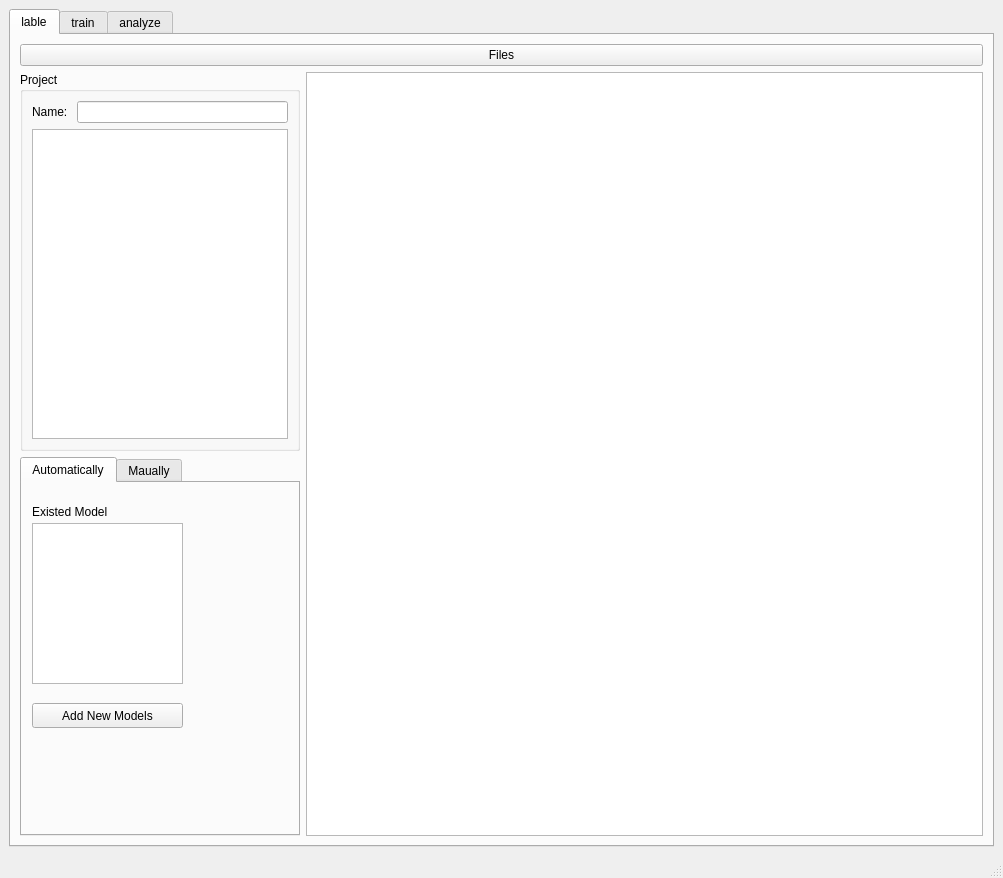
<?xml version="1.0" encoding="UTF-8"?>
<ui version="4.0">
 <class>modelMainWindow</class>
 <widget class="QMainWindow" name="modelMainWindow">
  <property name="geometry">
   <rect>
    <x>0</x>
    <y>0</y>
    <width>1003</width>
    <height>878</height>
   </rect>
  </property>
  <property name="sizePolicy">
   <sizepolicy hsizetype="Preferred" vsizetype="Preferred">
    <horstretch>0</horstretch>
    <verstretch>0</verstretch>
   </sizepolicy>
  </property>
  <property name="windowTitle">
   <string>Model</string>
  </property>
  <widget class="QWidget" name="centralwidget">
   <layout class="QHBoxLayout" name="horizontalLayout">
    <item>
     <widget class="QTabWidget" name="tabWidget">
      <property name="currentIndex">
       <number>0</number>
      </property>
      <widget class="QWidget" name="tab">
       <attribute name="title">
        <string>lable</string>
       </attribute>
       <layout class="QHBoxLayout" name="horizontalLayout_2">
        <item>
         <layout class="QGridLayout" name="gridLayout">
          <item row="1" column="1" rowspan="2">
           <widget class="QGraphicsView" name="graphicsView"/>
          </item>
          <item row="2" column="0">
           <widget class="QTabWidget" name="tabWidget_2">
            <property name="sizePolicy">
             <sizepolicy hsizetype="Preferred" vsizetype="Expanding">
              <horstretch>0</horstretch>
              <verstretch>0</verstretch>
             </sizepolicy>
            </property>
            <property name="currentIndex">
             <number>0</number>
            </property>
            <widget class="QWidget" name="tabWidget_2Page1">
             <attribute name="title">
              <string>Automatically</string>
             </attribute>
             <widget class="QListWidget" name="listWidget_2">
              <property name="geometry">
               <rect>
                <x>10</x>
                <y>40</y>
                <width>151</width>
                <height>161</height>
               </rect>
              </property>
             </widget>
             <widget class="QLabel" name="label">
              <property name="geometry">
               <rect>
                <x>10</x>
                <y>20</y>
                <width>111</width>
                <height>17</height>
               </rect>
              </property>
              <property name="text">
               <string>Existed Model</string>
              </property>
             </widget>
             <widget class="QPushButton" name="pushButton_2">
              <property name="geometry">
               <rect>
                <x>10</x>
                <y>220</y>
                <width>151</width>
                <height>25</height>
               </rect>
              </property>
              <property name="text">
               <string>Add New Models</string>
              </property>
             </widget>
            </widget>
            <widget class="QWidget" name="tabWidget_2Page2">
             <attribute name="title">
              <string>Maually</string>
             </attribute>
             <layout class="QVBoxLayout" name="verticalLayout_2">
              <item>
               <layout class="QVBoxLayout" name="verticalLayout">
                <item>
                 <widget class="QGroupBox" name="groupBox">
                  <property name="title">
                   <string>Region Shape</string>
                  </property>
                 </widget>
                </item>
               </layout>
              </item>
              <item>
               <widget class="QGroupBox" name="groupBox_2">
                <property name="title">
                 <string>Attributes</string>
                </property>
               </widget>
              </item>
             </layout>
            </widget>
           </widget>
          </item>
          <item row="1" column="0">
           <widget class="QGroupBox" name="groupBox_3">
            <property name="sizePolicy">
             <sizepolicy hsizetype="Preferred" vsizetype="Expanding">
              <horstretch>0</horstretch>
              <verstretch>0</verstretch>
             </sizepolicy>
            </property>
            <property name="title">
             <string>Project</string>
            </property>
            <layout class="QVBoxLayout" name="verticalLayout_4">
             <item>
              <layout class="QFormLayout" name="formLayout">
               <property name="sizeConstraint">
                <enum>QLayout::SetDefaultConstraint</enum>
               </property>
               <property name="fieldGrowthPolicy">
                <enum>QFormLayout::AllNonFixedFieldsGrow</enum>
               </property>
               <property name="rowWrapPolicy">
                <enum>QFormLayout::DontWrapRows</enum>
               </property>
               <property name="formAlignment">
                <set>Qt::AlignLeading|Qt::AlignLeft|Qt::AlignTop</set>
               </property>
               <property name="horizontalSpacing">
                <number>6</number>
               </property>
               <property name="verticalSpacing">
                <number>6</number>
               </property>
               <item row="0" column="0">
                <widget class="QLabel" name="sdfLabel">
                 <property name="text">
                  <string>Name: </string>
                 </property>
                </widget>
               </item>
               <item row="0" column="1">
                <widget class="QLineEdit" name="sdfLineEdit">
                 <property name="sizePolicy">
                  <sizepolicy hsizetype="Preferred" vsizetype="Fixed">
                   <horstretch>0</horstretch>
                   <verstretch>0</verstretch>
                  </sizepolicy>
                 </property>
                </widget>
               </item>
              </layout>
             </item>
             <item>
              <widget class="QListWidget" name="listWidget">
               <property name="sizePolicy">
                <sizepolicy hsizetype="Fixed" vsizetype="MinimumExpanding">
                 <horstretch>0</horstretch>
                 <verstretch>0</verstretch>
                </sizepolicy>
               </property>
              </widget>
             </item>
            </layout>
           </widget>
          </item>
          <item row="0" column="0" colspan="2">
           <widget class="QPushButton" name="pushButton">
            <property name="text">
             <string>Files</string>
            </property>
           </widget>
          </item>
         </layout>
        </item>
       </layout>
      </widget>
      <widget class="QWidget" name="tab_2">
       <attribute name="title">
        <string>train</string>
       </attribute>
       <layout class="QHBoxLayout" name="horizontalLayout_3">
        <item>
         <layout class="QGridLayout" name="gridLayout_2">
          <item row="0" column="0">
           <widget class="QToolBox" name="toolBox">
            <property name="sizePolicy">
             <sizepolicy hsizetype="Preferred" vsizetype="Preferred">
              <horstretch>0</horstretch>
              <verstretch>0</verstretch>
             </sizepolicy>
            </property>
            <property name="minimumSize">
             <size>
              <width>300</width>
              <height>0</height>
             </size>
            </property>
            <property name="currentIndex">
             <number>1</number>
            </property>
            <widget class="QWidget" name="page">
             <property name="geometry">
              <rect>
               <x>0</x>
               <y>0</y>
               <width>100</width>
               <height>30</height>
              </rect>
             </property>
             <attribute name="label">
              <string>Page 1</string>
             </attribute>
            </widget>
            <widget class="QWidget" name="page_2">
             <property name="geometry">
              <rect>
               <x>0</x>
               <y>0</y>
               <width>961</width>
               <height>725</height>
              </rect>
             </property>
             <attribute name="label">
              <string>Page 2</string>
             </attribute>
            </widget>
           </widget>
          </item>
         </layout>
        </item>
       </layout>
      </widget>
      <widget class="QWidget" name="tab_3">
       <attribute name="title">
        <string>analyze</string>
       </attribute>
      </widget>
     </widget>
    </item>
   </layout>
  </widget>
  <widget class="QStatusBar" name="statusBar"/>
 </widget>
 <resources/>
 <connections/>
</ui>
